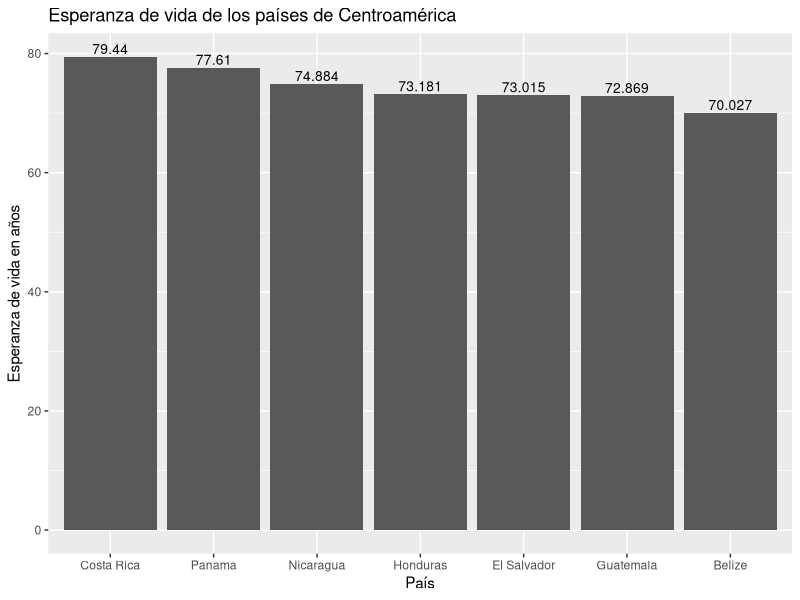
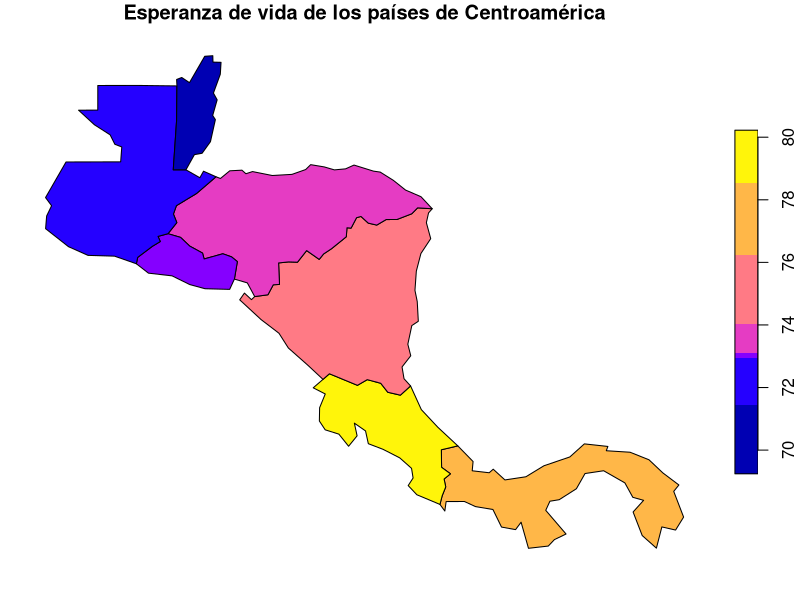

Recreate these plots in R, in order.
## ---- chunk 1
knitr::opts_chunk$set(echo = TRUE)
## ---- chunk 2
# Paquete para generación de documentos (ej. HTML)
library(knitr)

# Paquete para formateo de tablas
library(kableExtra)

# Paquete de graficación
library(ggplot2)

# Paquete de manejo de datos geoespaciales vectoriales
library(sf)

# Paquete con conjuntos de datos geoespaciales
library(spData)
## ---- chunk 3
names(world)
## ---- chunk 4
kable(world[1:10, 1:5, drop = TRUE], 
  caption="Datos demográficos de los países del mundo")
## ---- chunk 5
kable(world[1:10, c("name_long","continent","pop","lifeExp","gdpPercap"), drop = TRUE], 
  col.names=c("País","Continente","Población","Esperanza de vida","Renta per cápita"),  
  caption="Datos demográficos de los países del mundo")
## ---- chunk 6
# Se extraen las observaciones ordenadas por orden alfabético de país
world.orden <- order(world$name_long)

# Se genera un nuevo data frame ordenado
world.ordenadoxpais <- world[world.orden,]

# Se formatea la tabla con el nuevo data frame
kable(world.ordenadoxpais[, c("name_long","continent","pop","lifeExp","gdpPercap"), drop = TRUE], 
  col.names=c("País","Continente","Población","Esperanza de vida","Renta per cápita"),  
  caption="Datos demográficos de los países del mundo") %>%
kable_styling() %>%
scroll_box(
  width = "800px", 
  height = "500px", 
  fixed_thead = TRUE)
## ---- chunk 7
# Se extraen las observaciones correspondientes a los países de Centroamérica
centro_america = world[world$name_long == "Belize" |
                       world$name_long == "Guatemala" |
                       world$name_long == "Honduras" |
                       world$name_long == "El Salvador" |
                       world$name_long == "Nicaragua" |
                       world$name_long == "Costa Rica" |
                       world$name_long == "Panama", ]

# Se formatea la tabla con el nuevo data frame
kable(centro_america[, c("name_long","continent","pop","lifeExp","gdpPercap"), drop = TRUE], 
  col.names=c("País","Continente","Población","Esperanza de vida","Renta per cápita"),  
  caption="Datos demográficos de los países de Centroamérica") %>%
kable_styling()
## ---- chunk 8
ggplot(centro_america, aes(x=reorder(name_long,-lifeExp), y=lifeExp)) + ggtitle("Esperanza de vida de los países de Centroamérica") + xlab("País") + ylab("Esperanza de vida en años") +  geom_col() + geom_text(aes(label=lifeExp), vjust=-0.3, size=3.5)
## ---- chunk 9
plot(centro_america["lifeExp"],main = "Esperanza de vida de los países de Centroamérica")
## ---- chunk 10
